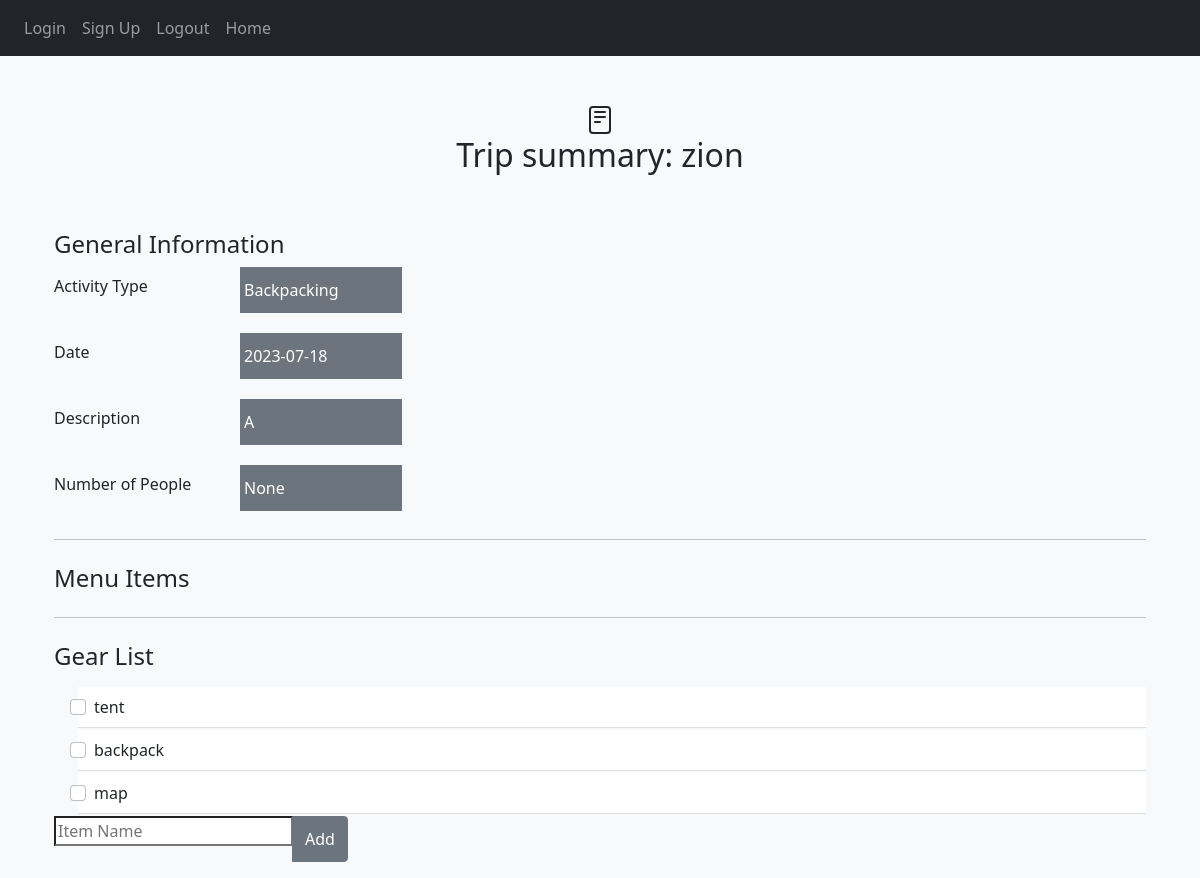
/trip-summary/2, run on the app's committed database.
### website/models.py (models this page shows)
class Trip(db.Model):
    id = db.Column(db.Integer, primary_key=True)
    name = db.Column(db.String(50))
    desc = db.Column(db.String(10000))
    trip_type = db.Column(db.String(50))
    date = db.Column(db.DateTime())
    num_people = db.Column(db.Integer)
    user_id = db.Column(db.Integer, db.ForeignKey('user.id'))

class tripTypes(db.Model):
    id = db.Column(db.Integer, primary_key=True)
    type = db.Column(db.String(150))

class gearItems(db.Model):
    id = db.Column(db.Integer, primary_key=True)
    name = db.Column(db.String(150))
    trip_type_id = db.Column(db.Integer, db.ForeignKey('tripTypes.id'))

### website/auth.py (the view)
@auth.route('/trip-summary/<tripId>', methods=['GET', 'POST'])
def trip_summary(tripId):
    trip = Trip.query.filter_by(id = tripId).first()
    type = tripTypes.query.filter_by(id = trip.trip_type).first()
    gear_items = gearItems.query.filter_by(trip_type_id = trip.trip_type)
    return render_template("trip_summary.html", trip = trip, gear_items = gear_items, type =type)

### website/templates/trip_summary.html (shortened to what this page needs)
{% extends "base.html" %}
{% block content %}
<!doctype html>
<html lang="en">
  <head>
    <link href="https://cdn.jsdelivr.net/npm/bootstrap@5.0.2/dist/css/bootstrap.min.css" rel="stylesheet">
  </head>
  <body class="bg-light">
    <div class = "container">
        <div class ="py-5 text-center">
            <ion-icon class="d-block mx-auto" name="reader-outline" size ="large"></ion-icon>
            <h2>Trip summary: {{trip.name}}</h2>
        </div>
    </div>
    <div class="container">
        <h4>General Information</h4>
        <form>
            <div class="form-group row">
                <label for="ActivityType" class = "col-sm-2 col-form-label">Activity Type</label>
                <div class="col-sm-2">
                    <div class="p-1 mb-1 bg-secondary text-white">
                        <input type="text" readonly class="form-control-plaintext text-white" id="ActivtyType" value={{type.type}}>
                    </div>
                </div>
            </div>
            <div class="form-group row">
                <label for="Date" class = "col-sm-2 col-form-label">Date</label>
                <div class="col-sm-2">
                    <div class="p-1 mb-1 bg-secondary text-white">
                        <input type="text" readonly class="form-control-plaintext text-white" id="Date" value={{trip.date}}>
                    </div>
                </div>
            </div>
            <div class="form-group row">
                <label for="Location" class = "col-sm-2 col-form-label">Description</label>
                <div class="col-sm-2">
                    <div class="p-1 mb-1 bg-secondary text-white">
                        <input type="text" readonly class="form-control-plaintext text-white" id="Location" value={{trip.desc}}>
                    </div>
                </div>
            </div>
            <div class="form-group row">
                <label for="NumberOfPeople" class = "col-sm-2 col-form-label">Number of People</label>
                <div class="col-sm-2">
                    <div class="p-1 mb-1 bg-secondary text-white">
                        <input type="text" readonly class="form-control-plaintext text-white" id="NumberOfPeople" value={{trip.num_people}}>
                    </div>
                </div>
            </div>
            <hr class="my-4">
            <h4 class="mb-3">Menu Items</h4>
            <hr class="my-4">
            <h4 class="mb-3">Gear List</h4>
            <ul class = "list-group list-group-flush">
                {% for gear_items in gear_items %}
                <div class="form-check">
                    <li class="list-group-item">
                    <input class="form-check-input" type="checkbox" value="" id="flexCheckDefault" />
                    <label class="form-check-label" for="flexCheckDefault">{{gear_items.name}}</label>
                    </li>
                </div>
                {% endfor %}
            </ul>
            <div class="input-group mb-3">
                <input class="mb-3" type="text" class="form-control" placeholder="Item Name" aria-label="Item Name" aria-describedby="basic-addon2">
                <div class="input-group-append">
                  <button class="btn btn-secondary btm-sm" type="button">Add</button>
                </div>
            </div>
        </div>
  </body>
</html>
{% endblock %}

### data on the page
Trip: name "zion", num_people "None"
tripTypes: type "Backpacking"
gearItems: name "tent"
gearItems: name "backpack"
gearItems: name "map"
